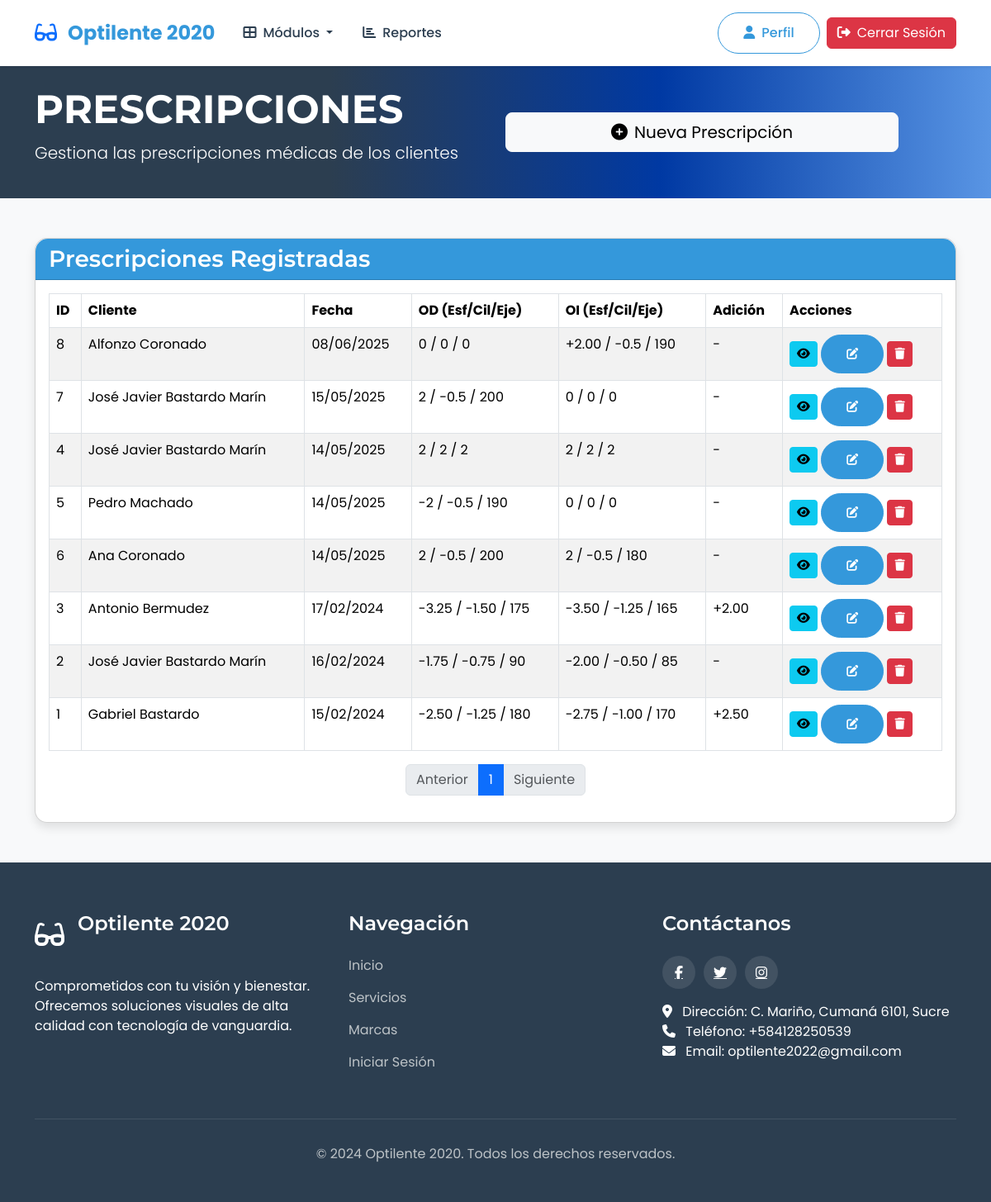
/prescripciones.php (signed in), run on the app's committed database.
### tables this page shows
CREATE TABLE `prescripcion` (
  `id_prescripcion` int NOT NULL,
  `id_cliente` int NOT NULL,
  `fecha_emision` date NOT NULL,
  `OD_esfera` varchar(20) NOT NULL,
  `OD_cilindro` varchar(20) NOT NULL,
  `OD_eje` varchar(20) NOT NULL,
  `OI_esfera` varchar(20) NOT NULL,
  `OI_cilindro` varchar(20) NOT NULL,
  `OI_eje` varchar(20) NOT NULL,
  `adicion` varchar(20) DEFAULT NULL,
  `altura_pupilar` varchar(20) DEFAULT NULL,
  `distancia_pupilar` varchar(20) DEFAULT NULL,
  `observacion` text
);

CREATE TABLE `datos_clientes` (
  `id_cliente` int NOT NULL,
  `cedula_cliente` varchar(20) NOT NULL,
  `nombre` varchar(100) NOT NULL,
  `apellido` varchar(100) NOT NULL,
  `num_telefono` varchar(20) NOT NULL,
  `correo` varchar(100) NOT NULL
);

### prescripciones.php (the view, shortened to what this page needs)
<?php
$con = connection();
$role = '';
if (isset($_SESSION['id_empleado']) && isset($_SESSION['usuario'])) {
    $idUser = $_SESSION['id_empleado'];
    $sql_role = "SELECT cargo FROM empleados WHERE id_empleado = '$idUser'";
    $query_role = mysqli_query($con, $sql_role);
    if ($query_role) {
        $row_role = mysqli_fetch_assoc($query_role);
        $role = $row_role['cargo'];
    }
}
?>
<?php
if (isset($_SESSION['id_empleado']) && isset($_SESSION['usuario'])){
    if ($role == 'gerente' || $role == 'empleado'){
?>
<!DOCTYPE html>
<html lang="es">
<head>
    <link href="https://cdn.jsdelivr.net/npm/bootstrap@5.3.2/dist/css/bootstrap.min.css" rel="stylesheet">
    <link rel="stylesheet" href="https://cdnjs.cloudflare.com/ajax/libs/font-awesome/6.4.2/css/all.min.css">
    <link rel="stylesheet" href="./css/styles.css">
</head>
<body>
    <header>
        <?php
            if ($role == 'gerente'){
                include "./inc/navbarLogginGerente.php";
            } elseif ($role == 'empleado'){
                include "./inc/navbarLoggin.php";
            } else {
                include "./inc/navbar.php";
            }
        ?>
    </header>
    <section class="py-4 bg-primary text-white">
        <div class="container">
            <div class="row align-items-center">
                <div class="col-md-6 text-center text-md-start">
                    <h1 class="display-5 fw-bold">PRESCRIPCIONES</h1>
                    <p class="lead">Gestiona las prescripciones médicas de los clientes</p>
                </div>
                <div class="col-md-6 text-center text-md-end mt-3 mt-md-0">
                    <button class="btn btn-light btn-lg" onclick="document.getElementById('crear-prescripcion-form').style.display='block'">
                        <i class="fas fa-plus-circle me-2"></i>Nueva Prescripción
                    </button>
                </div>
            </div>
        </div>
    </section>
    <section class="container py-5">
        <div class="card info-card">
            <div class="card-header">
                <h3 class="card-title mb-0">Prescripciones Registradas</h3>
            </div>
            <div class="card-body">
                <?php
                $items_por_pagina = 10;
                $pagina = isset($_GET['pagina']) ? (int)$_GET['pagina'] : 1;
                $offset = ($pagina - 1) * $items_por_pagina;
                $total_query = "SELECT COUNT(*) as total FROM prescripcion";
                $total_result = mysqli_query($con, $total_query);
                $total_items = mysqli_fetch_assoc($total_result)['total'];
                $total_paginas = ceil($total_items / $items_por_pagina);
                $query = "SELECT p.*, c.nombre, c.apellido, c.cedula_cliente
                          FROM prescripcion p
                          JOIN datos_clientes c ON p.id_cliente = c.id_cliente
                          ORDER BY p.fecha_emision DESC
                          LIMIT $items_por_pagina OFFSET $offset";
                $result = mysqli_query($con, $query);
                if (mysqli_num_rows($result) > 0) {
                ?>
                <div class="table-responsive">
                    <table class="table table-striped table-hover">
                        <thead>
                            <tr>
                                <th>ID</th>
                                <th>Cliente</th>
                                <th>Fecha</th>
                                <th>OD (Esf/Cil/Eje)</th>
                                <th>OI (Esf/Cil/Eje)</th>
                                <th>Adición</th>
                                <th>Acciones</th>
                            </tr>
                        </thead>
                        <tbody>
                            <?php while ($row = mysqli_fetch_assoc($result)): ?>
                            <tr>
                                <td><?php echo $row['id_prescripcion']; ?></td>
                                <td><?php echo htmlspecialchars($row['nombre'] . ' ' . $row['apellido']); ?></td>
                                <td><?php echo date('d/m/Y', strtotime($row['fecha_emision'])); ?></td>
                                <td><?php echo htmlspecialchars($row['OD_esfera'] . ' / ' . $row['OD_cilindro'] . ' / ' . $row['OD_eje']); ?></td>
                                <td><?php echo htmlspecialchars($row['OI_esfera'] . ' / ' . $row['OI_cilindro'] . ' / ' . $row['OI_eje']); ?></td>
                                <td><?php echo $row['adicion'] ? htmlspecialchars($row['adicion']) : '-'; ?></td>
                                <td>
                                    <button class="btn btn-sm btn-info" onclick="verPrescripcion(<?php echo $row['id_prescripcion']; ?>)">
                                        <i class="fas fa-eye"></i>
                                    </button>
                                    <button class="btn btn-sm btn-primary" onclick="editarPrescripcion(<?php echo $row['id_prescripcion']; ?>)">
                                        <i class="fas fa-edit"></i>
                                    </button>
                                    <button class="btn btn-sm btn-danger" onclick="confirmarEliminacion(<?php echo $row['id_prescripcion']; ?>)">
                                        <i class="fas fa-trash"></i>
                                    </button>
                                </td>
                            </tr>
                            <?php endwhile; ?>
                        </tbody>
                    </table>
                </div>
                <nav aria-label="Paginación de prescripciones">
                    <ul class="pagination justify-content-center">
                        <li class="page-item <?php echo ($pagina <= 1) ? 'disabled' : ''; ?>">
                            <a class="page-link" href="?pagina=<?php echo ($pagina - 1); ?>" <?php echo ($pagina <= 1) ? 'tabindex="-1" aria-disabled="true"' : ''; ?>>
                                Anterior
                            </a>
                        </li>
                        <?php for ($i = 1; $i <= $total_paginas; $i++): ?>
                            <li class="page-item <?php echo ($i == $pagina) ? 'active' : ''; ?>">
                                <a class="page-link" href="?pagina=<?php echo $i; ?>">
                                    <?php echo $i; ?>
                                </a>
                            </li>
                        <?php endfor; ?>
                        <li class="page-item <?php echo ($pagina >= $total_paginas) ? 'disabled' : ''; ?>">
                            <a class="page-link" href="?pagina=<?php echo ($pagina + 1); ?>" <?php echo ($pagina >= $total_paginas) ? 'tabindex="-1" aria-disabled="true"' : ''; ?>>
                                Siguiente
                            </a>
                        </li>
                    </ul>
                </nav>
                <?php
                } else {
                    echo '<div class="alert alert-info">No hay prescripciones registradas.</div>';
                }
                ?>
            </div>
        </div>
    </section>
    <?php include "./inc/footer.php"; ?>
</body>
</html>
<?php
    }
} else {
    echo "<script>
                    alert('No puede ingresar a esa página sin loguearse');
                    location.href = 'index.php'
        </script>";
}
?>

### inc/navbarLoggin.php (shortened to what this page needs)
<nav class="navbar navbar-expand-lg navbar-light bg-white shadow-sm">
    <div class="container">
        <a class="navbar-brand" href="home.php">
            <i class="fas fa-glasses me-2 text-primary"></i>
            Optilente 2020
        </a>
        <div class="collapse navbar-collapse" id="navbarNavEmployee">
            <ul class="navbar-nav me-auto mb-2 mb-lg-0">
                <li class="nav-item dropdown">
                    <a class="nav-link dropdown-toggle" href="#" role="button" data-bs-toggle="dropdown" aria-expanded="false">
                        <i class="fas fa-th-large me-2"></i>Módulos
                    </a>
                </li>
                <li class="nav-item">
                    <a class="nav-link" href="reportes.php">
                        <i class="fas fa-chart-bar me-2"></i>Reportes
                    </a>
                </li>
            </ul>
            <div class="d-flex align-items-center">
                <a href="perfil.php" class="btn btn-outline-primary me-2">
                    <i class="fas fa-user me-2"></i>Perfil
                </a>
                <a href="logout.php" class="btn btn-danger">
                    <i class="fas fa-sign-out-alt me-2"></i>Cerrar Sesión
                </a>
            </div>
        </div>
    </div>
</nav>

### inc/footer.php (shortened to what this page needs)
<footer class="footer">
    <div class="container">
        <div class="row">
            <div class="col-md-4">
                <div class="d-flex align-items-center mb-4">
                    <i class="fas fa-glasses me-3 text-white fs-2"></i>
                    <h3 class="footer-title">Optilente 2020</h3>
                </div>
                <p class="text-white">Comprometidos con tu visión y bienestar. Ofrecemos soluciones visuales de alta calidad con tecnología de vanguardia.</p>
            </div>
            <div class="col-md-4">
                <h4 class="text-white mb-4">Navegación</h4>
                <ul class="footer-links">
                    <li><a href="index.php">Inicio</a></li>
                    <li><a href="#servicios">Servicios</a></li>
                    <li><a href="#marcas">Marcas</a></li>
                    <li><a href="login.php">Iniciar Sesión</a></li>
                </ul>
            </div>
            <div class="col-md-4">
                <h4 class="text-white mb-4">Contáctanos</h4>
                <div class="social-icons">
                    <a href="https://www.facebook.com/p/Optilente-2020-100086649541903/" class="text-white"><i class="fab fa-facebook-f"></i></a>
                    <a href="#" class="text-white"><i class="fab fa-twitter"></i></a>
                    <a href="https://www.instagram.com/optilente2020c.a/" class="text-white"><i class="fab fa-instagram"></i></a>
                </div>
                <p class="text-white mt-3">
                    <i class="fas fa-map-marker-alt me-2"></i> Dirección: C. Mariño, Cumaná 6101, Sucre
                    <br>
                    <i class="fas fa-phone me-2"></i> Teléfono: +584128250539
                    <br>
                    <i class="fas fa-envelope me-2"></i> Email: optilente2022@gmail.com
                </p>
            </div>
        </div>
        <div class="copyright">
            <p>&copy; 2024 Optilente 2020. Todos los derechos reservados.</p>
        </div>
    </div>
</footer>

### css/styles.css (style rules this page uses)
:root { --primary-color: #3498db; --secondary-color: #2c3e50; --accent-color: #e74c3c; --light-color: #ecf0f1; --dark-color: #2c3e50; --text-color: #333; --text-light: #7f8c8d; }
body { font-family: 'Poppins', sans-serif; color: var(--text-color); overflow-x: hidden; background-color: #f8f9fa; margin: 0; padding: 0; height: 100%; width: 100%; }
html { height: 100%; width: 100%; scroll-behavior: smooth; }
h1, h2, h3, h4, h5, h6 { font-family: 'Montserrat', sans-serif; font-weight: 600; }
table { width: 100%; border-collapse: collapse; }
table, th, td { border: 1px solid #dee2e6; padding: 10px; text-align: left; }
th { background-color: var(--dark-color); color: white; }
.navbar { background-color: rgba(255, 255, 255, 0.95); box-shadow: 0 2px 10px rgba(0, 0, 0, 0.1); padding: 15px 0; }
.navbar-brand { font-weight: 700; font-size: 1.5rem; color: var(--primary-color); }
.nav-link { font-weight: 500; color: var(--dark-color); margin: 0 10px; transition: all 0.3s ease; }
.btn-primary { background-color: var(--primary-color); border-color: var(--primary-color); padding: 12px 30px; font-weight: 500; border-radius: 30px; transition: all 0.3s ease; }
.btn-outline-primary { color: var(--primary-color); border-color: var(--primary-color); padding: 12px 30px; font-weight: 500; border-radius: 30px; transition: all 0.3s ease; margin-left: 15px; }
.footer { background-color: var(--dark-color); color: white; padding: 60px 0 30px; }
.footer-title { font-size: 1.5rem; margin-bottom: 25px; font-weight: 600; }
.footer-links { list-style: none; padding: 0; }
.footer-links li { margin-bottom: 15px; }
.footer-links a { color: #bdc3c7; text-decoration: none; transition: all 0.3s ease; }
.social-icons { display: flex; margin-top: 20px; }
.social-icons a { width: 40px; height: 40px; border-radius: 50%; background-color: rgba(255, 255, 255, 0.1); display: flex; align-items: center; justify-content: center; color: white; margin-right: 10px; transition: all 0.3s ease; }
.copyright { text-align: center; padding-top: 30px; border-top: 1px solid rgba(255, 255, 255, 0.1); margin-top: 40px; color: #bdc3c7; }
.info-card { border-radius: 15px; box-shadow: 0 6px 12px rgba(0, 0, 0, 0.1); transition: transform 0.3s ease, box-shadow 0.3s ease; }
.info-card .card-header { background-color: var(--primary-color); color: white; font-weight: 600; border-top-left-radius: 15px; border-top-right-radius: 15px; }
section.bg-primary { background: linear-gradient(to right, var(--dark-color), var(--dark-color), rgb(0, 57, 163), rgb(89, 149, 228)); }
.col-md-6.text-center.text-md-end { display: flex; flex-direction: column; row-gap: 10px; max-width: 500px; }

### data on the page
prescripcion: id_prescripcion "8", datos_clientes.nombre+apellido "Alfonzo Coronado", fecha_emision "08/06/2025", OD_esfera+OD_cilindro+OD_eje "0 / 0 / 0", OI_esfera+OI_cilindro+OI_eje "+2.00 / -0.5 / 190"
prescripcion: id_prescripcion "7", datos_clientes.nombre+apellido "José Javier Bastardo Marín", fecha_emision "15/05/2025", OD_esfera+OD_cilindro+OD_eje "2 / -0.5 / 200", OI_esfera+OI_cilindro+OI_eje "0 / 0 / 0"
prescripcion: id_prescripcion "4", datos_clientes.nombre+apellido "José Javier Bastardo Marín", fecha_emision "14/05/2025", OD_esfera+OD_cilindro+OD_eje "2 / 2 / 2", OI_esfera+OI_cilindro+OI_eje "2 / 2 / 2"
prescripcion: id_prescripcion "5", datos_clientes.nombre+apellido "Pedro Machado", fecha_emision "14/05/2025", OD_esfera+OD_cilindro+OD_eje "-2 / -0.5 / 190", OI_esfera+OI_cilindro+OI_eje "0 / 0 / 0"
prescripcion: id_prescripcion "6", datos_clientes.nombre+apellido "Ana Coronado", fecha_emision "14/05/2025", OD_esfera+OD_cilindro+OD_eje "2 / -0.5 / 200", OI_esfera+OI_cilindro+OI_eje "2 / -0.5 / 180"
prescripcion: id_prescripcion "3", datos_clientes.nombre+apellido "Antonio Bermudez", fecha_emision "17/02/2024", OD_esfera+OD_cilindro+OD_eje "-3.25 / -1.50 / 175", OI_esfera+OI_cilindro+OI_eje "-3.50 / -1.25 / 165", adicion "+2.00"
prescripcion: id_prescripcion "2", datos_clientes.nombre+apellido "José Javier Bastardo Marín", fecha_emision "16/02/2024", OD_esfera+OD_cilindro+OD_eje "-1.75 / -0.75 / 90", OI_esfera+OI_cilindro+OI_eje "-2.00 / -0.50 / 85"
prescripcion: id_prescripcion "1", datos_clientes.nombre+apellido "Gabriel Bastardo", fecha_emision "15/02/2024", OD_esfera+OD_cilindro+OD_eje "-2.50 / -1.25 / 180", OI_esfera+OI_cilindro+OI_eje "-2.75 / -1.00 / 170", adicion "+2.50"
